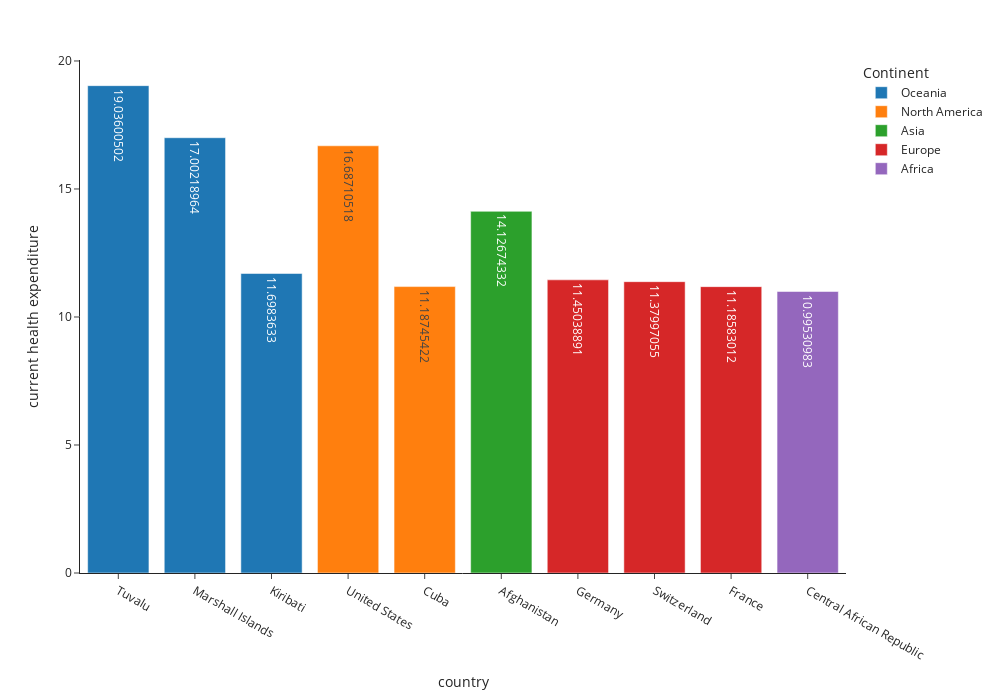

The cell this chart's notebook holds for it:
### Code cell
import plotly.io as pi
fig = px.bar(df_2018.sort_values('current health expenditure',ascending=False).head(10),x='country', y='current health expenditure',
        color='Continent',template='simple_white', width=1000, height=700, text='current health expenditure',
        labels={'current health expenditure':'current health expenditure'})
fig

### Figure 1 — Plotly figure (JSON) as saved in the notebook; plotly's stock layout.template omitted (floating-point values rounded to 4 significant figures)
{"data": [{"alignmentgroup": "True", "hovertemplate": "Continent=Oceania<br>country=%{x}<br>current health expenditure=%{text}<extra></extra>", "legendgroup": "Oceania", "marker": {"color": "#1F77B4", "pattern": {"shape": ""}}, "name": "Oceania", "offsetgroup": "Oceania", "orientation": "v", "showlegend": true, "text": [19.04, 17.0, 11.7], "textposition": "auto", "type": "bar", "x": ["Tuvalu", "Marshall Islands", "Kiribati"], "xaxis": "x", "y": [19.04, 17.0, 11.7], "yaxis": "y"}, {"alignmentgroup": "True", "hovertemplate": "Continent=North America<br>country=%{x}<br>current health expenditure=%{text}<extra></extra>", "legendgroup": "North America", "marker": {"color": "#FF7F0E", "pattern": {"shape": ""}}, "name": "North America", "offsetgroup": "North America", "orientation": "v", "showlegend": true, "text": [16.69, 11.19], "textposition": "auto", "type": "bar", "x": ["United States", "Cuba"], "xaxis": "x", "y": [16.69, 11.19], "yaxis": "y"}, {"alignmentgroup": "True", "hovertemplate": "Continent=Asia<br>country=%{x}<br>current health expenditure=%{text}<extra></extra>", "legendgroup": "Asia", "marker": {"color": "#2CA02C", "pattern": {"shape": ""}}, "name": "Asia", "offsetgroup": "Asia", "orientation": "v", "showlegend": true, "text": [14.13], "textposition": "auto", "type": "bar", "x": ["Afghanistan"], "xaxis": "x", "y": [14.13], "yaxis": "y"}, {"alignmentgroup": "True", "hovertemplate": "Continent=Europe<br>country=%{x}<br>current health expenditure=%{text}<extra></extra>", "legendgroup": "Europe", "marker": {"color": "#D62728", "pattern": {"shape": ""}}, "name": "Europe", "offsetgroup": "Europe", "orientation": "v", "showlegend": true, "text": [11.45, 11.38, 11.19], "textposition": "auto", "type": "bar", "x": ["Germany", "Switzerland", "France"], "xaxis": "x", "y": [11.45, 11.38, 11.19], "yaxis": "y"}, {"alignmentgroup": "True", "hovertemplate": "Continent=Africa<br>country=%{x}<br>current health expenditure=%{text}<extra></extra>", "legendgroup": "Africa", "marker": {"color": "#9467BD", "pattern": {"shape": ""}}, "name": "Africa", "offsetgroup": "Africa", "orientation": "v", "showlegend": true, "text": [11.0], "textposition": "auto", "type": "bar", "x": ["Central African Republic"], "xaxis": "x", "y": [11.0], "yaxis": "y"}], "layout": {"barmode": "relative", "height": 700, "legend": {"title": {"text": "Continent"}, "tracegroupgap": 0}, "margin": {"t": 60}, "width": 1000, "xaxis": {"anchor": "y", "domain": [0, 1], "title": {"text": "country"}}, "yaxis": {"anchor": "x", "domain": [0, 1], "title": {"text": "current health expenditure"}}}}
